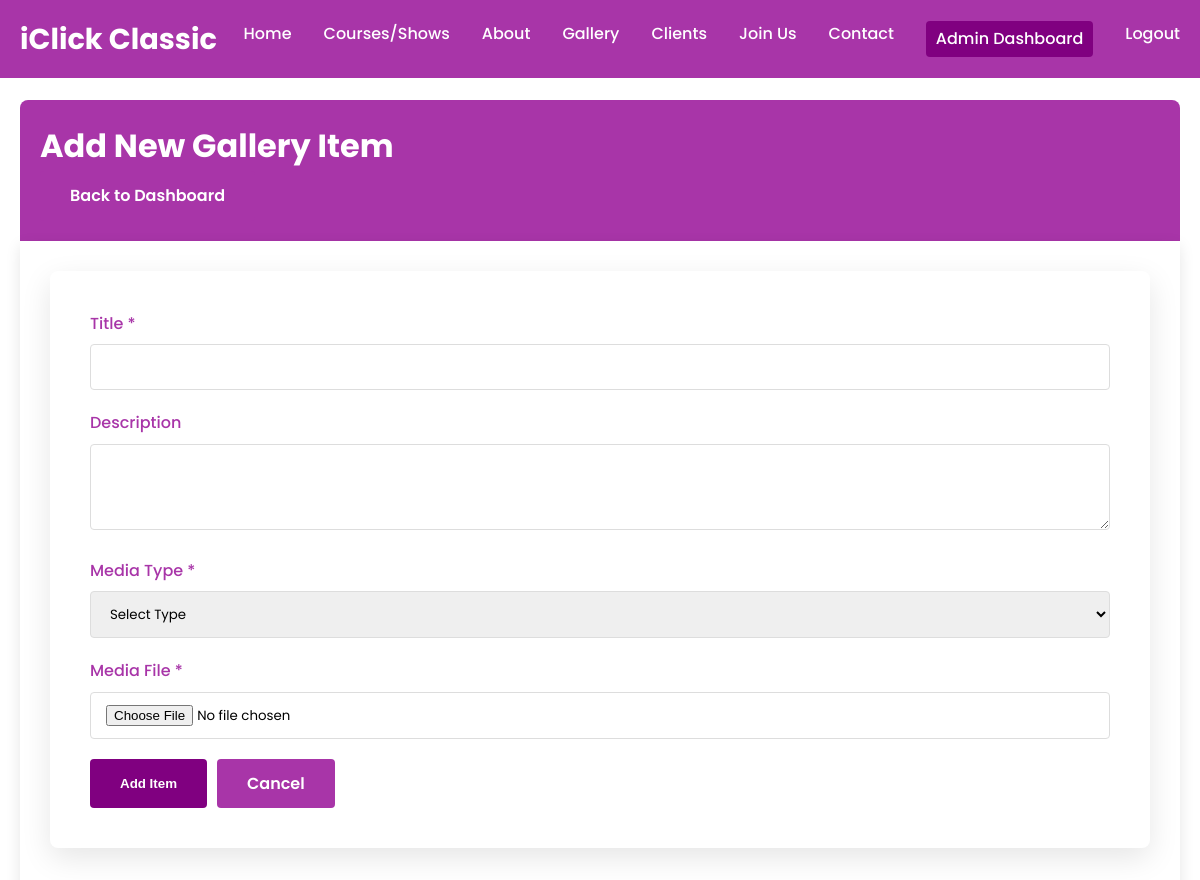
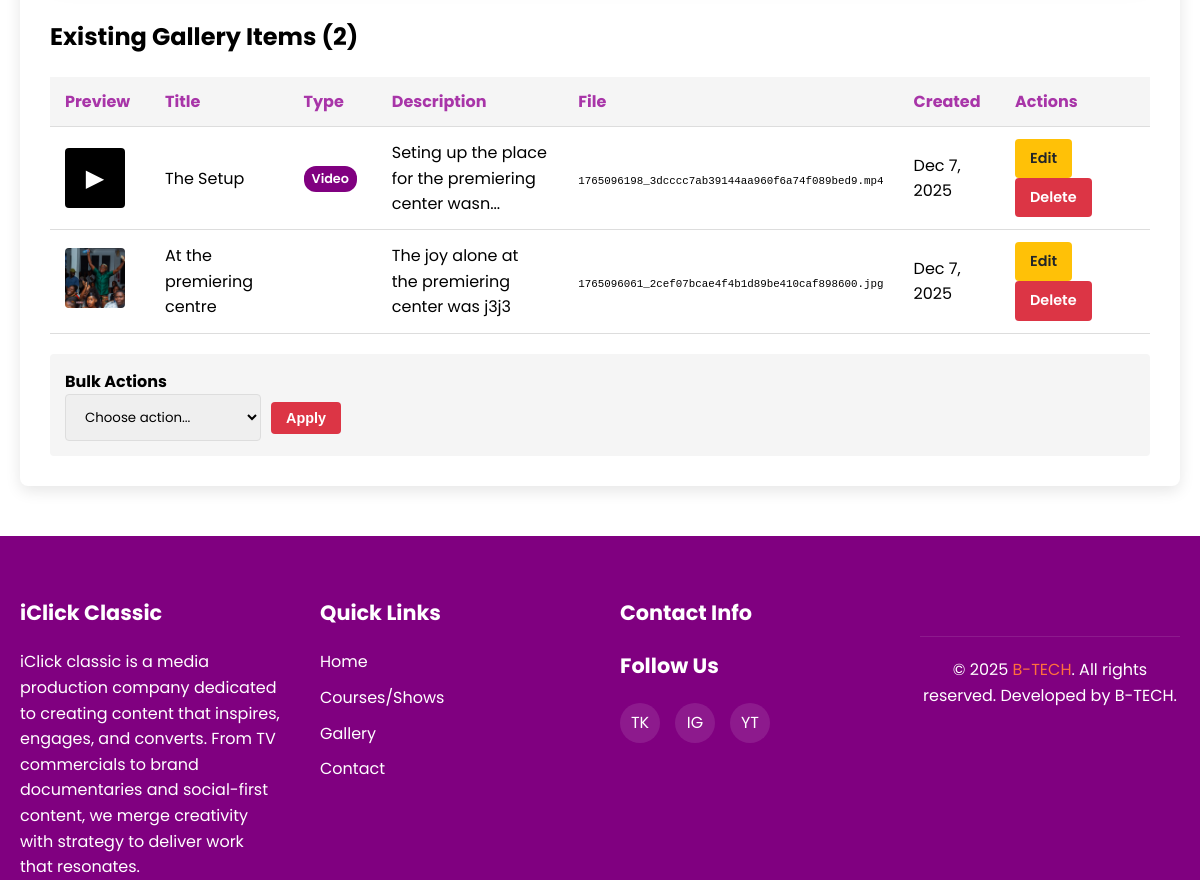
The page /admin/manage_gallery.php (signed in) on the database its author committed (2 pictures, top to bottom).
### tables this page shows
CREATE TABLE IF NOT EXISTS `gallery` (
  `id` int NOT NULL AUTO_INCREMENT,
  `title` varchar(255) DEFAULT NULL,
  `description` text,
  `type` enum('image','video') DEFAULT 'image',
  `file_path` varchar(255) DEFAULT NULL,
  `created_at` timestamp NULL DEFAULT CURRENT_TIMESTAMP,
  PRIMARY KEY (`id`)
);

### admin/manage_gallery.php (the view, shortened to what this page needs)
<?php
include '../includes/db.php';
$galleryItem = null;
$stmt = $pdo->query("SELECT * FROM gallery ORDER BY created_at DESC");
$galleryItems = $stmt->fetchAll(PDO::FETCH_ASSOC);
?>
<!DOCTYPE html>
<html lang="en">
<head>
    <link rel="stylesheet" href="../assets/css/style.css">
</head>
<body>
    <?php include '../includes/header.php'; ?>
    <div class="admin-container">
        <div class="admin-header">
            <h1><?php echo $galleryItem ? 'Edit Gallery Item' : 'Add New Gallery Item'; ?></h1>
            <a href="dashboard.php" class="btn btn-teal">Back to Dashboard</a>
        </div>
        <div class="admin-content">
            <div class="form-container" style="max-width: 100%;">
                <form method="POST" enctype="multipart/form-data" id="galleryForm">
                    <div class="form-group">
                        <label for="title">Title *</label>
                        <input type="text" id="title" name="title" class="form-control"
                               value="<?php echo $galleryItem ? htmlspecialchars($galleryItem['title']) : ''; ?>" required>
                    </div>
                    <div class="form-group">
                        <label for="description">Description</label>
                        <textarea id="description" name="description" class="form-control" rows="3"><?php echo $galleryItem ? htmlspecialchars($galleryItem['description']) : ''; ?></textarea>
                    </div>
                    <div class="form-group">
                        <label for="type">Media Type *</label>
                        <select id="type" name="type" class="form-control" required>
                            <option value="">Select Type</option>
                        </select>
                    </div>
                    <div class="form-group">
                        <label for="media_file">
                            <?php echo $galleryItem ? 'Replace Media File' : 'Media File *'; ?>
                        </label>
                        <input type="file" id="media_file" name="media_file" class="form-control"
                               accept="<?php echo $galleryItem && $galleryItem['type'] ? ($galleryItem['type'] == 'image' ? 'image/*' : 'video/*') : '*/*'; ?>"
                               <?php echo !$galleryItem ? 'required' : ''; ?>>
                    </div>
                    <div class="form-actions">
                        <button type="submit" class="btn"><?php echo $galleryItem ? 'Update Item' : 'Add Item'; ?></button>
                        <a href="manage_gallery.php" class="btn btn-teal">Cancel</a>
                    </div>
                </form>
            </div>
            <h2 style="margin-top: 50px;">Existing Gallery Items (<?php echo count($galleryItems); ?>)</h2>
            <?php if (empty($galleryItems)): ?>
                <div style="text-align: center; padding: 40px; background: var(--light-gray); border-radius: 8px;">
                    <h3 style="color: var(--teal);">No gallery items yet</h3>
                    <p>Add your first gallery item using the form above.</p>
                </div>
            <?php else: ?>
                <div style="overflow-x: auto;">
                    <table class="admin-table">
                        <thead>
                            <tr>
                                <th class="thumbnail-cell">Preview</th>
                                <th>Title</th>
                                <th>Type</th>
                                <th>Description</th>
                                <th>File</th>
                                <th>Created</th>
                                <th class="actions-cell">Actions</th>
                            </tr>
                        </thead>
                        <tbody>
                            <?php foreach($galleryItems as $item): ?>
                            <tr>
                                <td>
                                    <?php if($item['type'] == 'image'): ?>
                                        <img src="../assets/images/gallery/<?php echo $item['file_path']; ?>"
                                             alt="Thumbnail"
                                             style="width: 60px; height: 60px; object-fit: cover; border-radius: 4px;">
                                    <?php else: ?>
                                        <div style="width: 60px; height: 60px; background: #000; display: flex; align-items: center; justify-content: center; border-radius: 4px;">
                                            <span style="color: white; font-size: 1.5rem;">▶</span>
                                        </div>
                                    <?php endif; ?>
                                </td>
                                <td><?php echo htmlspecialchars($item['title']); ?></td>
                                <td>
                                    <span class="type-badge <?php echo 'type-' . $item['type']; ?>">
                                        <?php echo ucfirst($item['type']); ?>
                                    </span>
                                </td>
                                <td>
                                    <?php
                                    if ($item['description']) {
                                        echo strlen($item['description']) > 50
                                            ? htmlspecialchars(substr($item['description'], 0, 50)) . '...'
                                            : htmlspecialchars($item['description']);
                                    } else {
                                        echo '<span style="color: #999;">No description</span>';
                                    }
                                    ?>
                                </td>
                                <td>
                                    <small style="font-family: monospace;"><?php echo htmlspecialchars($item['file_path']); ?></small>
                                </td>
                                <td><?php echo date('M j, Y', strtotime($item['created_at'])); ?></td>
                                <td>
                                    <a href="manage_gallery.php?action=edit&id=<?php echo $item['id']; ?>"
                                       class="btn btn-small btn-warning">Edit</a>
                                    <a href="manage_gallery.php?action=delete&id=<?php echo $item['id']; ?>"
                                       class="btn btn-small btn-danger"
                                       onclick="return confirm('Are you sure you want to delete this gallery item?')">Delete</a>
                                </td>
                            </tr>
                            <?php endforeach; ?>
                        </tbody>
                    </table>
                </div>
                <div style="margin-top: 20px; padding: 15px; background: var(--light-gray); border-radius: 4px;">
                    <h4>Bulk Actions</h4>
                    <div style="display: flex; gap: 10px; align-items: center;">
                        <select id="bulkAction" class="form-control" style="width: auto;">
                            <option value="">Choose action...</option>
                        </select>
                        <button type="button" id="applyBulkAction" class="btn btn-small btn-danger" disabled>Apply</button>
                    </div>
                </div>
            <?php endif; ?>
        </div>
    </div>
    <?php include '../includes/footer.php'; ?>
</body>
</html>

### includes/header.php (shortened to what this page needs)
<!DOCTYPE html>
<html lang="en">
<head>
    <link rel="stylesheet" href="assets/css/style.css">
</head>
<body>
    <header>
        <nav class="navbar">
            <div class="nav-container">
                <div class="nav-logo">
                    <a href="index.php" >iClick Classic</a>
                </div>
                <div class="nav-menu">
                    <a href="index.php" class="nav-link">Home</a>
                    <a href="courses.php" class="nav-link">Courses/Shows</a>
                    <a href="about.php" class="nav-link">About</a>
                    <a href="gallery.php" class="nav-link">Gallery</a>
                    <a href="clients.php" class="nav-link">Clients</a>
                    <a href="join.php" class="nav-link">Join Us</a>
                    <a href="contact.php" class="nav-link">Contact</a>
                    <?php if(isset($_SESSION['admin_logged_in'])): ?>
                        <a href="admin/dashboard.php" class="nav-link admin-link">Admin Dashboard</a>
                        <a href="admin/logout.php" class="nav-link">Logout</a>
                    <?php else: ?>
                        <a href="admin/login.php" class="nav-link admin-link">Admin Login</a>
                    <?php endif; ?>
                </div>
            </div>
        </nav>
    </header>

### includes/footer.php (shortened to what this page needs)
    <footer>
        <div class="footer-container">
            <div class="footer-section">
                <h3>iClick Classic</h3>
                <p>iClick classic is a media production company dedicated to creating content that inspires, engages, and converts. From TV commercials to brand documentaries and social-first content, we merge creativity with strategy to deliver work that resonates.</p>
            </div>
            <div class="footer-section">
                <h3>Quick Links</h3>
                <ul>
                    <li><a href="index.php">Home</a></li>
                    <li><a href="courses.php">Courses/Shows</a></li>
                    <li><a href="gallery.php">Gallery</a></li>
                    <li><a href="contact.php">Contact</a></li>
                </ul>
            </div>
            <div class="footer-section">
                <h3>Contact Info</h3>
            <div class="footer-section">
                <h3>Follow Us</h3>
                <div class="social-icons">
                    <a href="https://www.tiktok.com/@iclick.classic?is_from_webapp=1&sender_device=pc" class="social-icon">TK</a>
                    <a href="https://www.instagram.com/iclick.classic/" class="social-icon">IG</a>
                    <a href="https://www.youtube.com/@iclick.classic?si=R-me3yakMmdPSB4a" class="social-icon">YT</a>
                </div>
            </div>
        </div>
        <div class="footer-bottom">
         <p>© <?= date("Y"); ?> <a href="https://b-tech.com" target="_blank" style="color:#FF6F3C; text-decoration:none;">B-TECH</a>. All rights reserved. Developed by B-TECH.</p>
        </div>
    </footer>
</body>
</html>

### assets/css/style.css (style rules this page uses)
:root { --orange: purple; --orange-light: rgb(241, 101, 241); --orange-dark: yellow; --teal: rgb(168, 53, 168); --teal-light: light purple; --teal-dark: purple; --white: #FFFFFF; --light-gray: #F5F5F5; --dark-gray: hsl(0, 5%, 32%); --text-color: rgb(0, 0, 0); }
* { margin: 0; padding: 0; box-sizing: border-box; }
body { font-family: 'Poppins', sans-serif; line-height: 1.6; color: var(--text-color); background-color: var(--white); }
a { text-decoration: none; color: inherit; }
.btn { display: inline-block; padding: 12px 30px; background-color: var(--orange); color: white; border: none; border-radius: 4px; font-weight: 600; cursor: pointer; transition: all 0.3s ease; text-align: center; }
.btn-teal { background-color: var(--teal); }
.navbar { background-color: var(--teal); padding: 1rem 0; position: fixed; width: 100%; top: 0; z-index: 1000; transition: all 0.3s ease; }
.nav-container { display: flex; justify-content: space-between; align-items: center; max-width: 1200px; margin: 0 auto; padding: 0 20px; }
.nav-logo a { color: rgb(255, 255, 255); font-size: 1.8rem; font-weight: 700; }
.nav-menu { display: flex; gap: 2rem; }
.nav-link { color: white; font-weight: 500; transition: color 0.3s ease; position: relative; }
.nav-link::after { content: ''; position: absolute; bottom: -5px; left: 0; width: 0; height: 2px; background-color: var(--orange); transition: width 0.3s ease; }
.admin-link { background-color: var(--orange); padding: 5px 10px; border-radius: 4px; }
.form-container { max-width: 600px; margin: 0 auto; background-color: white; padding: 40px; border-radius: 8px; box-shadow: 0 10px 30px rgba(0, 0, 0, 0.1); }
.form-group { margin-bottom: 20px; }
.form-group label { display: block; margin-bottom: 8px; font-weight: 500; color: var(--teal); }
.form-control { width: 100%; padding: 12px 15px; border: 1px solid #ddd; border-radius: 4px; font-family: 'Poppins', sans-serif; transition: border-color 0.3s ease; }
footer { background-color: var(--teal-dark); color: white; padding: 60px 0 0; }
.footer-container { display: grid; grid-template-columns: repeat(auto-fit, minmax(250px, 1fr)); gap: 40px; max-width: 1200px; margin: 0 auto; padding: 0 20px; }
.footer-section h3 { margin-bottom: 20px; font-size: 1.3rem; }
.footer-section ul { list-style: none; }
.footer-section ul li { margin-bottom: 10px; }
.social-icons { display: flex; gap: 15px; }
.social-icon { display: inline-block; width: 40px; height: 40px; background-color: rgba(255, 255, 255, 0.1); border-radius: 50%; text-align: center; line-height: 40px; transition: background-color 0.3s ease; }
.footer-bottom { text-align: center; padding: 20px 0; margin-top: 40px; border-top: 1px solid rgba(255, 255, 255, 0.1); }
.admin-container { max-width: 1200px; margin: 100px auto 50px; padding: 0 20px; }
.admin-header { background-color: var(--teal); color: white; padding: 20px; border-radius: 8px 8px 0 0; }
.admin-content { background-color: white; padding: 30px; border-radius: 0 0 8px 8px; box-shadow: 0 5px 15px rgba(0, 0, 0, 0.1); }
.admin-table { width: 100%; border-collapse: collapse; margin-top: 20px; }
.admin-table th, .admin-table td { padding: 12px 15px; text-align: left; border-bottom: 1px solid #ddd; }
.admin-table th { background-color: var(--light-gray); color: var(--teal); }
.form-actions { display: flex; gap: 10px; margin-top: 20px; }
.btn-small { padding: 8px 15px; font-size: 0.9rem; }
.btn-danger { background-color: #dc3545; }
.btn-warning { background-color: #ffc107; color: #212529; }
.admin-table img { max-width: 100px; height: auto; }
.type-badge { display: inline-block; padding: 3px 8px; border-radius: 12px; font-size: 0.8rem; font-weight: 600; }
.type-image { background: var(--teal-light); color: white; }
.type-video { background: var(--orange); color: white; }
.thumbnail-cell { width: 100px; }
.actions-cell { width: 150px; }

### admin/manage_gallery.php (style rules this page uses)
.type-badge { display: inline-block; padding: 3px 8px; border-radius: 12px; font-size: 0.8rem; font-weight: 600; }
.type-image { background: var(--teal-light); color: white; }
.type-video { background: var(--orange); color: white; }
.thumbnail-cell { width: 100px; }
.actions-cell { width: 150px; }

### rows shown on the page
gallery: title "The Setup", type "Video", description "Seting up the place for the premiering center wasn", file_path "1765096198_3dcccc7ab39144aa960f6a74f089bed9.mp4", created_at "Dec 7, 2025"
gallery: file_path (picture), title "At the premiering centre", description "The joy alone at the premiering center was j3j3", file_path "1765096061_2cef07bcae4f4b1d89be410caf898600.jpg", created_at "Dec 7, 2025"

### other values the page prints
count($galleryItems) "2"
